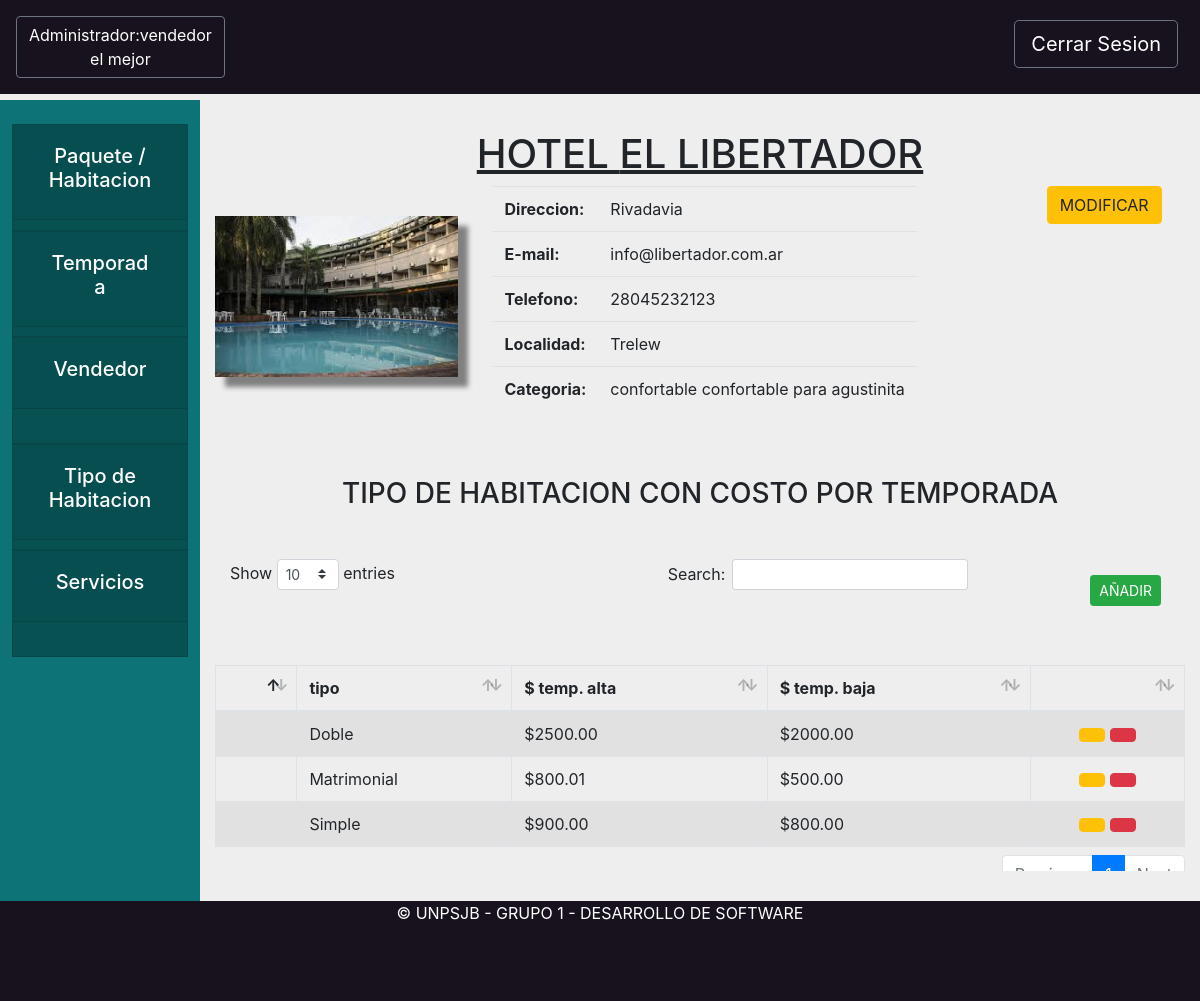
The page /hotel/tipoHabitacionHotel/1 (signed in) on the database its author committed.
### core/models.py (models this page shows, shortened)
class Persona(models.Model):
    DNI = 0
    PASAPORTE = 1
    LIBRETA = 2
    TIPOS_DOCUMENTO = (
        (DNI, "DNI"),
        (PASAPORTE, "PASAPORTE"),
        (LIBRETA, "LIBRETA")
    )
    objects = PersonaManager.from_queryset(PersonaQuerySet)()
    tipo_documento = models.PositiveSmallIntegerField(choices=TIPOS_DOCUMENTO)
    documento = models.CharField(max_length=13)
    nombre = models.CharField(max_length=200)
    apellido = models.CharField(max_length=200)
    usuario = models.OneToOneField(User, null=True, blank=True, on_delete=models.SET_NULL)

class Localidad(models.Model):
    objects = LocalidadManager.from_queryset(LocalidadQuerySet)()
    nombre = models.CharField(max_length=200)
    provincia = models.ForeignKey(Provincia, on_delete=models.CASCADE)
    def __str__(self):
        return self.nombre

class Categoria(models.Model):
    ESTRELLA_A = 0
    ESTRELLA_B = 1
    ESTRELLA_C = 2
    ESTRELLA_1 = 3
    ESTRELLA_2 = 4
    ESTRELLA_3 = 5
    ESTRELLA_4 = 6
    ESTRELLA_5 = 7
    ESTRELLAS = (
        (ESTRELLA_A, "A"),
        (ESTRELLA_B, "B"),
        (ESTRELLA_C, "C"),
        (ESTRELLA_1, "Tourist"),
        (ESTRELLA_2, "Standard"),
        (ESTRELLA_3, "Comfort"),
        (ESTRELLA_4, "First Class"),
        (ESTRELLA_5, "Luxury"),
    )
    estrellas = models.PositiveSmallIntegerField(choices=ESTRELLAS)
    nombre = models.CharField(max_length=200)
    servicios = models.ManyToManyField(Servicio)
    def __str__(self):
        return self.nombre

class TipoHabitacion(models.Model):
    nombre = models.CharField(max_length=200)
    descripcion = models.CharField(max_length=800)
    pasajeros = models.PositiveSmallIntegerField()
    cuartos = models.PositiveSmallIntegerField(default = 0)
    def __str__(self):
        return self.nombre

### hotel/models.py (models this page shows, shortened)
class Hotel(models.Model):
    objects = HotelManager.from_queryset(HotelQuerySet)()
    nombre = models.CharField(max_length=200)
    direccion = models.CharField(max_length=800)
    email = models.EmailField(max_length=200)
    telefono = models.CharField(max_length=200)
    localidad = models.ForeignKey(Localidad, on_delete=models.CASCADE)
    encargado= models.ForeignKey(Encargado, on_delete=models.CASCADE, null=True)
    categoria = models.ForeignKey(Categoria, on_delete=models.CASCADE)
    servicios = models.ManyToManyField(Servicio)
    tipos = models.ManyToManyField(TipoHabitacion, through='PrecioPorTipo', through_fields=('hotel', 'tipo'))
    vendedores = models.ManyToManyField(Vendedor)#, related_name="hoteles")
    def tengo_tipos(self):
        return self.tipos.count()>0
    def es_hospedaje(self):
        return self.categoria.estrellas in [Categoria.ESTRELLA_A, Categoria.ESTRELLA_B, Categoria.ESTRELLA_C]

class PrecioPorTipo(models.Model):
    hotel = models.ForeignKey(Hotel, on_delete=models.CASCADE, related_name='tarifario')
    tipo = models.ForeignKey(TipoHabitacion, on_delete=models.CASCADE, related_name='hoteles')
    baja = models.DecimalField(decimal_places=2, max_digits=10, blank=True, null=True)
    alta = models.DecimalField(decimal_places=2, max_digits=10, blank=True, null=True)

### hotel/views.py (the view)
# urls.py: path('tipoHabitacionHotel/<hotel>', hviews.vistaTipoHabitacionHotel, name="tipoHabitacionHotel"),
def vistaTipoHabitacionHotel(request,hotel):
    personaInstancia = request.user.persona
    hotelInstancia =get_object_or_404(Hotel, pk=hotel)
    tarifas_hotel=hotelInstancia.tarifario.all()
    return render(request, "hotel/tipoHabitacion_Hotel_Admin.html",{"hotel":hotelInstancia, "tarifas":tarifas_hotel,"administrador":personaInstancia })

### hotel/templates/hotel/tipoHabitacion_Hotel_Admin.html (shortened to what this page needs)
{% extends "hotel/vistaHotelAdmin.html" %}
{% load static %}
{% block header %}
<button onclick="location.href='/core/homeAdministrador'" style="text-decoration:none"
    class="rounded-1 btn  btn-outline-secondary text-white ">Administrador:{% if administrador %}{{administrador.nombre}} {{administrador.apellido}}{% endif %}</button>
{% endblock header %}
{% block datosVista %}
<div class="formularioHotel" id="vistaTipoHabitaciones">
    <center>
        <h3 class="mb-5" style="margin-top:5vh;">TIPO DE HABITACION CON COSTO POR TEMPORADA</h3>
    </center>
    <table id="example1" class="table table-striped table-bordered tablaListaHabitacion">
        <button type="button" class="btn btn-success mt-3 mr-4 float-right btn-sm" data-toggle="modal"
        data-target="#crearTipoHabitacion" onclick="abrir_modal('{% url 'hotel:modalCrearTipoHabitacion' hotel.pk %}','#crearTipoHabitacion');">
            AÑADIR</button>
        <thead>
            <tr>
                <th></th>
                <th>tipo</th>
                <th>$ temp. alta</th>
                <th>$ temp. baja</th>
                <th></th>
            </tr>
        </thead>
        <tbody>
            {% for item in tarifas %}
            <tr>
                <td></td>
                <td>{{item.tipo}}</td>
                <td>${{item.alta}}</td>
                <td>${{item.baja}}</td>
                <td>
                    <center>
                        <button type="button" class="btn btn-warning" data-toggle="modal" data-target="#modificarTipoHabitacion" onclick="abrir_modal('{% url 'hotel:modalModificarTipoHabitacion' hotel.pk item.pk %}','#modificarTipoHabitacion');">
                        </button>
                        <button type="button" class="btn btn-danger" data-toggle="modal" data-target="#eliminarTipoHabitacion" onclick="abrir_modal('{% url 'hotel:modalEliminarTipoHabitacion' hotel.pk item.pk %}','#eliminarTipoHabitacion');">
                        </button>
                    </center>
                </td>
            </tr>
            {% endfor %}
        </tbody>
    </table>
</div>
{% endblock datosVista %}

### hotel/templates/hotel/vistaHotelAdmin.html (shortened to what this page needs)
{% extends 'base/base.html'%}
{% load static %}
{% block extra_css %}
<link rel="stylesheet" href="{% static '/css/vistaHotel.css' %}">
{% endblock extra_css %}
{% block tarjeta1 %}
<div class="card rounded-0">
    <div class="card-header" id="headingOne">
        <button onclick="location.href='{% url 'hotel:vistaHotel' hotel.pk %}'"
            class="btn btn-link btn-block text-white">
            <center>
                <h5> Paquete / Habitacion</h5>
            </center>
        </button>
    </div>
</div>
{% endblock tarjeta1 %}
{% block tarjeta2 %}
<div class="card rounded-0">
    <div class="card-header" id="headingOne">
        <button onclick="location.href='{% url 'hotel:temporadaHotel' hotel.pk %}'"
            class="btn btn-link btn-block text-white">
            <center>
                <h5> Temporada </h5>
            </center>
        </button>
    </div>
</div>
{% endblock tarjeta2 %}
{% block tarjeta3 %}
<div class="card rounded-0">
    <div class="card-header" id="headingOne">
        <button onclick="location.href='{% url 'hotel:vendedoresHotel' hotel.pk %}'"
            class="btn btn-link btn-block text-white">
            <center>
                <h5>Vendedor </h5>
            </center>
        </button>
    </div>
</div>
{% endblock tarjeta3 %}
{% block tarjeta5 %}
<div class="card rounded-0">
    <div class="card-header" id="headingOne">
        <button onclick="location.href='{% url 'hotel:tipoHabitacionHotel' hotel.pk %}'"
            class="btn btn-link btn-block text-white">
            <center>
                <h5>Tipo de Habitacion </h5>
            </center>
        </button>
    </div>
</div>
{% endblock tarjeta5 %}
{% block tarjeta6 %}
<div class="card rounded-0">
    <div class="card-header" id="headingOne">
        <button onclick="location.href='{% url 'hotel:serviciosHotel' hotel.pk %}'" class="btn btn-link btn-block text-white">
            <center>
                <h5> Servicios</h5>
            </center>
        </button>
    </div>
</div>
{% endblock tarjeta6 %}
{% block content %}
<div class="titulo">
    <h1>
        <center> <u> {%if hotel.es_hospedaje%} HOSPEDAJE {%else%} HOTEL {% endif %} {{hotel.nombre.upper}}</u> </center>
    </h1>
</div>
<div class="datosHotel">
    <div class="container">
        <div class="row">
            <div class="col-sm-3 lugarImagen">
                <img class="imagen" src="{% static '/media/hoteles/1.jpg' %}">
            </div>
            <div class="col-sm-7">
                <center>
                    <table class="table table-responsive tablaDatos">
                        <tr>
                            <th>Direccion:</th>
                            <td>{{hotel.direccion}}</td>
                        </tr>
                        <tr>
                            <th>E-mail:</th>
                            <td>{{hotel.email}}</td>
                        </tr>
                        <tr>
                            <th>Telefono:</th>
                            <td>{{hotel.telefono}}</td>
                        </tr>
                        <tr>
                            <th>Localidad:</th>
                            <td>{{hotel.localidad}}</td>
                        </tr>
                        <tr>
                            <th>Categoria:</th>
                            <td>{{hotel.categoria}}</td>
                        </tr>
                    </table>
                </center>
            </div>
            <div class="col-sm-2">
                <center>
                    <button type="button" class="btn btn-warning" data-toggle="modal" data-target="#modificarHotel"
                        onclick="abrir_modal('{% url 'hotel:modalModificarHotel' hotel.pk %}','#modificarHotel');">
                        MODIFICAR</button>
                </center>
            </div>
        </div>
    </div>
</div>
{% block datosVista %}{% endblock datosVista %}
    {% endblock content %}

### static/css/styleBase.css (style rules this page uses)
.card { background-color: #085153; height: 11%; }
.bodyComplete { background-color: #eeeeee; width: 100%; height: 100%; }

### static/css/vistaHotel.css (style rules this page uses)
.titulo { margin-top: 3vh; }
.lugarImagen { padding: 3vh 0 0 0; margin-left: 0 ; }
.imagen { box-shadow: 1vh 1vh 0.5vh grey; width: 100%; height: auto; }
.tablaDatos { margin-left: 2vh; }

### rows shown on the page
Persona: nombre "vendedor", apellido "el mejor"
Hotel: nombre "EL LIBERTADOR", direccion "Rivadavia", email "info@libertador.com.ar", telefono "28045232123", localidad "Trelew", categoria "confortable confortable para agustinita"
PrecioPorTipo: tipo "Doble", alta "2500.00", baja "2000.00"
PrecioPorTipo: tipo "Matrimonial", alta "800.01", baja "500.00"
PrecioPorTipo: tipo "Simple", alta "900.00", baja "800.00"
